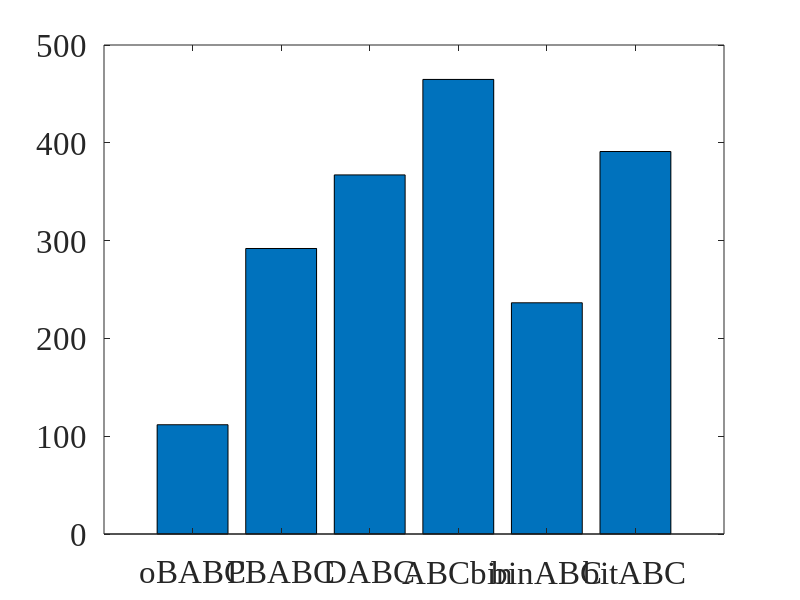

This figure's MATLAB source: (Note: this script raises an error after producing the figure.)
clear;
clc;
close all
figure('position',[150,100,900,550])%确定图片的位置和大小，[x y width height]
%准备数据

%[25.43	33.9	21.27	28.7	16.43	11.53	8.17	8.73;]
% Y = [34.73;39.7;26.13;27.5;19.43;13.77;9.1;10.13;]
% Y = [25.43	33.9	21.27	28.7	16.43	11.53	8.17	8.73];
Y = [111.73 	291.93 	367.17 	464.80 	236.43 	391.10 ];
%     1666.73	1676.3	1676.83	1592.37	1217.8	1568.43	1406.53	1442.57;
color = {'#77AC30','#22FF33','#7E2F8E','#A39480','#000000','#FF0000','#0000FF','#0072BD','#FF6100','#292421','#6A5ACD','#385E0F'};
X=1:size(Y,2);
 %画出4组柱状图，宽度1
h=bar(X,Y);      
 %修改横坐标名称、字体
set(gca,'XTickLabel',{'oBABC','PBABC','DABC','ABCbin','binABC','bitABC'},'FontSize',24,'FontName','Times New Roman');
xtips2 = h(1).XEndPoints;
ytips2 = h(1).YEndPoints;
labels2 = string(h(1).YData);
text(xtips2,ytips2,labels2,'HorizontalAlignment','center',...
    'VerticalAlignment','bottom','fontname','Times New Roman','FontSize',24)
% 设置柱子颜色,颜色为RGB三原色，每个值在0~1之间即可
% set(h(1),'FaceColor',[30,150,252]/255)     
% set(h(2),'FaceColor',[162,214,249]/255)    
ylim([0,fix(max(Y))+10]);      %y轴刻度
%修改x,y轴标签
ylabel('\fontname{Times New Roman}\fontsize{24}Iterations');
% xlabel('\fontname{Times New Roman}\fontsize{14}不同组'); 
%修改图例
% legend({'\fontname{Times New Roman}DABC', ...
%     '\fontname{Times New Roman}ABCbin', ...
%     '\fontname{Times New Roman}binABC',...
%     '\fontname{Times New Roman}bitABC',...
%     '\fontname{Times New Roman}PBABC',...
%     '\fontname{Times New Roman}OBABC/1',...
%     '\fontname{Times New Roman}OBABC/2',...
%     '\fontname{Times New Roman}OBABC/3'},...
%     'FontSize',16);

